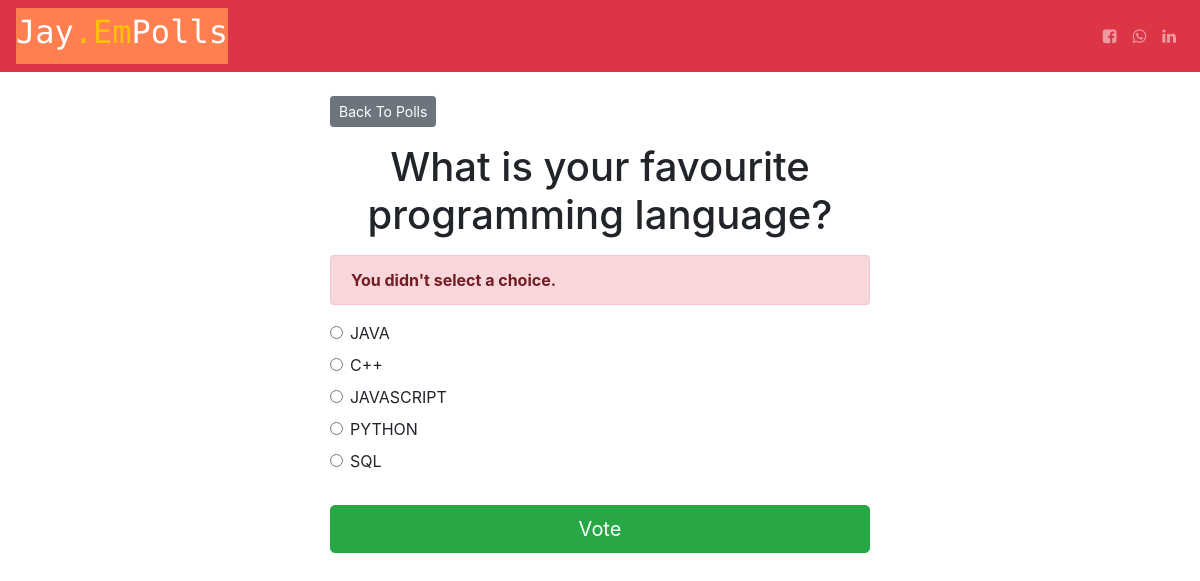
/polls/3/vote/, run on the app's committed database.
### polls/models.py (models this page shows, shortened)
class Question(models.Model):
    question_text = models.CharField(max_length=200)
    pub_date = models.DateTimeField('date published')

class Choice(models.Model):
    question = models.ForeignKey(Question, on_delete=models.CASCADE)
    choice_text = models.CharField(max_length=200)
    votes = models.IntegerField(default=0)

### polls/views.py (the view)
# urls.py: path('<int:question_id>/vote/', views.vote, name='vote'),
def vote(request, question_id):
    question = get_object_or_404(Question, pk=question_id)
    try:
        selected_choice = question.choice_set.get(pk=request.POST['choice'])
    except (KeyError, Choice.DoesNotExist):
        return render(request, 'polls/detail.html', {
            'question': question,
            'error_message': "You didn't select a choice.",
        })
    else:
        selected_choice.votes += 1
        selected_choice.save()
        return HttpResponseRedirect(reverse('polls:results', args=(question.id,)))

### templates/polls/detail.html (shortened to what this page needs)
{% extends 'base.html' %}
{% block content %}
<a class="btn btn-secondary btn-sm mb-3" href="{% url 'polls:index' %}">Back To Polls</a>
<h1 class="text-center mb-3">{{ question.question_text }}</h1>
{% if error_message %}
<p class="alert alert-danger">
	<strong>{{ error_message }}</strong>
</p>
{% endif %}
<form action="{% url 'polls:vote' question.id %}" method="post">
	{% for choice in question.choice_set.all %}
		<div class="form-check">
			<input
				type="radio"
				name="choice"
				class="form-check-input"
				id="choice{{ forloop.counter }}"
				value="{{ choice.id }}"
			/>
			<label for="choice{{ forloop.counter }}">{{ choice.choice_text }}</label
			>
		</div>
	{% endfor %}
	<input type="submit" value="Vote" class="btn btn-success btn-lg btn-block mt-4" />
</form>
{% endblock %}

### templates/base.html (style rules this page uses)
html { font-size: 1rem; }
@media (min-width: 500px) { html { font-size: 1rem; } }
@media (min-width: 768px) { html { font-size: 1.5rem; } }
@media (min-width: 992px) { html { font-size: 1rem; } }
@media (min-width: 1200px) { html { font-size: 1rem; } }

### data on the page
Question: question_text "What is your favourite programming language?"
Choice: choice_text "JAVA"
Choice: choice_text "C++"
Choice: choice_text "JAVASCRIPT"
Choice: choice_text "PYTHON"
Choice: choice_text "SQL"

### other printed values
{{ error_message }} "You didn't select a choice."
